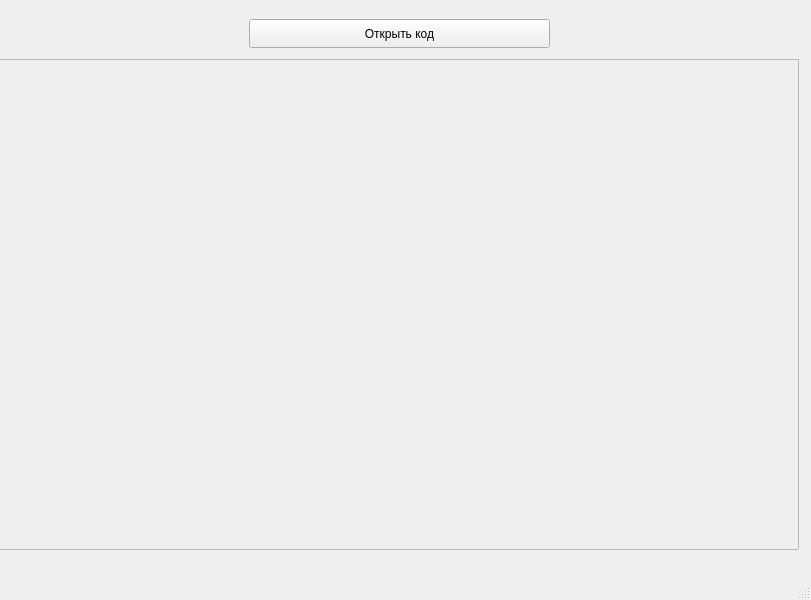
<?xml version="1.0" encoding="UTF-8"?>
<ui version="4.0">
 <class>MainWindow</class>
 <widget class="QMainWindow" name="MainWindow">
  <property name="geometry">
   <rect>
    <x>0</x>
    <y>0</y>
    <width>811</width>
    <height>600</height>
   </rect>
  </property>
  <property name="windowTitle">
   <string>MainWindow</string>
  </property>
  <widget class="QWidget" name="centralwidget">
   <widget class="QWidget" name="widget" native="true">
    <property name="geometry">
     <rect>
      <x>0</x>
      <y>0</y>
      <width>801</width>
      <height>581</height>
     </rect>
    </property>
    <widget class="QStackedWidget" name="stackedWidget">
     <property name="geometry">
      <rect>
       <x>-1</x>
       <y>-1</y>
       <width>801</width>
       <height>581</height>
      </rect>
     </property>
     <property name="currentIndex">
      <number>1</number>
     </property>
     <widget class="QWidget" name="LoginPage">
      <widget class="QPushButton" name="pushButtonLogin">
       <property name="geometry">
        <rect>
         <x>360</x>
         <y>270</y>
         <width>83</width>
         <height>29</height>
        </rect>
       </property>
       <property name="text">
        <string>Вход</string>
       </property>
      </widget>
      <widget class="QLineEdit" name="lineEditPin">
       <property name="geometry">
        <rect>
         <x>270</x>
         <y>230</y>
         <width>261</width>
         <height>28</height>
        </rect>
       </property>
       <property name="echoMode">
        <enum>QLineEdit::Password</enum>
       </property>
      </widget>
      <widget class="QLabel" name="label">
       <property name="geometry">
        <rect>
         <x>272</x>
         <y>190</y>
         <width>261</width>
         <height>20</height>
        </rect>
       </property>
       <property name="text">
        <string/>
       </property>
      </widget>
     </widget>
     <widget class="QWidget" name="promoCodesPage">
      <widget class="QPushButton" name="pushButtonOpenPromo">
       <property name="geometry">
        <rect>
         <x>250</x>
         <y>20</y>
         <width>301</width>
         <height>29</height>
        </rect>
       </property>
       <property name="text">
        <string>Открыть код</string>
       </property>
      </widget>
      <widget class="QScrollArea" name="scrollArea">
       <property name="geometry">
        <rect>
         <x>-1</x>
         <y>60</y>
         <width>801</width>
         <height>491</height>
        </rect>
       </property>
       <property name="widgetResizable">
        <bool>true</bool>
       </property>
       <widget class="QWidget" name="scrollAreaWidgetContents">
        <property name="geometry">
         <rect>
          <x>0</x>
          <y>0</y>
          <width>799</width>
          <height>489</height>
         </rect>
        </property>
        <widget class="QWidget" name="gridLayoutWidget">
         <property name="geometry">
          <rect>
           <x>0</x>
           <y>0</y>
           <width>801</width>
           <height>491</height>
          </rect>
         </property>
         <layout class="QGridLayout" name="gridLayout"/>
        </widget>
       </widget>
      </widget>
     </widget>
    </widget>
   </widget>
  </widget>
  <widget class="QMenuBar" name="menubar">
   <property name="geometry">
    <rect>
     <x>0</x>
     <y>0</y>
     <width>811</width>
     <height>25</height>
    </rect>
   </property>
  </widget>
  <widget class="QStatusBar" name="statusbar"/>
 </widget>
 <resources/>
 <connections/>
</ui>
